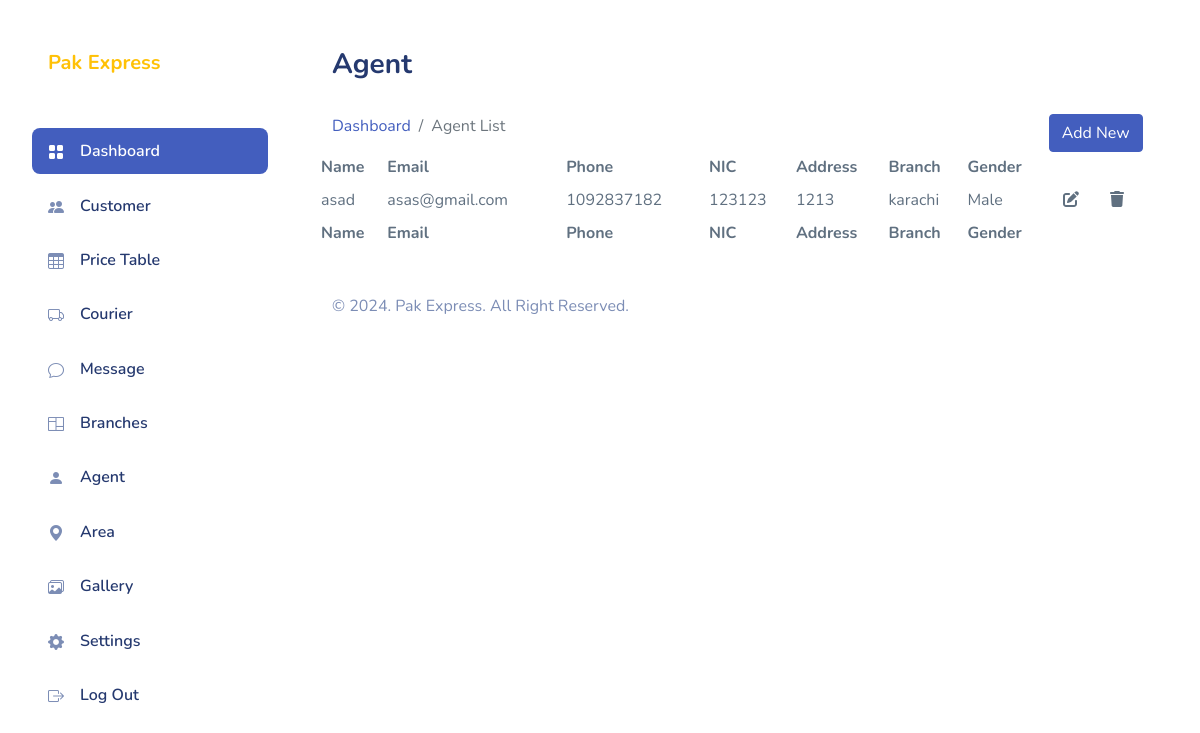
The app's page /Admin/agent.php (signed in) with its own data.
### tables this page shows
CREATE TABLE `employee` (
  `emp_id` int(11) NOT NULL,
  `name` varchar(255) NOT NULL,
  `email` varchar(255) NOT NULL,
  `phone` varchar(255) NOT NULL,
  `nic` varchar(255) NOT NULL,
  `address` varchar(255) NOT NULL,
  `gender` int(2) NOT NULL,
  `password` varchar(255) NOT NULL,
  `is_deleted` int(2) NOT NULL,
  `branch_id` int(255) NOT NULL
);

CREATE TABLE `branch` (
  `branch_id` int(11) NOT NULL,
  `branch_name` varchar(255) NOT NULL,
  `is_deleted` int(255) NOT NULL
);

### server/inc/get.php (called while the page is built, shortened)
<?php
function getAllemployee()
{
    include 'connection.php';
    $q1 = "SELECT * FROM employee WHERE is_deleted = 0 AND email != 'admin'";
    return mysqli_query($con, $q1);
}
function getBranchByID($branch_id)
{
    include 'connection.php';
    $q1 = "SELECT * FROM branch WHERE is_deleted = 0 AND branch_id = '$branch_id'";
    return mysqli_query($con, $q1);
}

### Admin/agent.php (the view, shortened to what this page needs)
<!DOCTYPE html>
<html lang="en">
<?php include 'pages/head.php'; ?>
<body>
    <div id="app">
        <div id="sidebar" class="active">
            <div class="sidebar-wrapper active">
                <div class="sidebar-header">
                    <div class="d-flex justify-content-between mt-0 px-2">
                        <h1 class="mb-0"><a href="index.php" class="text-warning h5 mb-0 px-2 ">Pak Express </a></h1>
                    </div>
                </div>
                <div class="sidebar-menu">
                    <ul class="menu">
                        <li class="sidebar-item active ">
                            <a href="index.php" class='sidebar-link'>
                                <i class="bi bi-grid-fill"></i>
                                <span>Dashboard</span>
                            </a>
                        </li>
                        <li class="sidebar-item ">
                            <a href="customer.php" class='sidebar-link'>
                                <i class="bi bi-people-fill"></i>
                                <span>Customer</span>
                            </a>
                        </li>
                        <li class="sidebar-item">
                            <a href="price.php" class='sidebar-link'>
                                <i class="bi bi-table"></i>
                                <span>Price Table</span>
                            </a>
                        </li>
                        <li class="sidebar-item">
                            <a href="courier.php" class='sidebar-link'>
                                <i class="bi bi-truck"></i>
                                <span>Courier</span>
                            </a>
                        </li>
                        <li class="sidebar-item">
                            <a href="message.php" class='sidebar-link'>
                                <i class="bi bi-chat"></i>
                                <span>Message</span>
                            </a>
                        </li>
                        <?php if (isset($_SESSION['admin']) && $_SESSION['admin'] == 'admin') : ?>
                            <li class="sidebar-item">
                                <a href="branch.php" class='sidebar-link'>
                                    <i class="bi bi-columns"></i>
                                    <span>Branches</span>
                                </a>
                            </li>
                        <?php endif; ?>
                        <li class="sidebar-item">
                            <a href="agent.php" class='sidebar-link'>
                                <i class="bi bi-person-fill"></i>
                                <span>Agent </span>
                            </a>
                        </li>
                        <?php if (isset($_SESSION['admin']) && $_SESSION['admin'] == 'admin') : ?>
                            <li class="sidebar-item">
                                <a href="area.php" class='sidebar-link'>
                                    <i class="bi bi-geo-alt-fill"></i>
                                    <span>Area</span>
                                </a>
                            </li>
                            <li class="sidebar-item">
                                <a href="gallery.php" class='sidebar-link'>
                                    <i class="bi bi-images"></i>
                                    <span>Gallery</span>
                                </a>
                            </li>
                        <?php endif; ?>
                        <li class="sidebar-item">
                            <a href="settings.php" class='sidebar-link'>
                                <i class="bi bi-gear-fill"></i>
                                <span>Settings</span>
                            </a>
                        </li>
                        <li class="sidebar-item">
                            <a href="logout.php" class='sidebar-link'>
                                <i class="bi bi-box-arrow-right"></i>
                                <span>Log Out</span>
                            </a>
                        </li>
                    </ul>
                </div>
            </div>
        </div>
        <div id="main">
            <div class="page-heading">
                <h3>Agent</h3>
            </div>
            <div class="row">
                <div class="col-lg-10">
                    <nav aria-label="breadcrumb">
                        <ol class="breadcrumb">
                            <li class="breadcrumb-item"><a href="index.php">Dashboard</a></li>
                            <li class="breadcrumb-item active" aria-current="page">Agent List</li>
                        </ol>
                    </nav>
                </div>
                <?php if (isset($_SESSION['admin']) && $_SESSION['admin'] == 'admin') : ?>
                    <div class="col-lg-2">
                        <button class="btn btn-primary" data-bs-toggle="modal" data-bs-target="#EmployeeModal"> Add
                            New</button>
                    </div>
                <?php endif; ?>
            </div>
            <div class="page-content">
                <section class="row">
                    <div class="col-12 col-lg-12">
                        <div class="row">
                            <table id="datatablesSimple">
                                <thead>
                                    <tr>
                                        <th>Name</th>
                                        <th>Email</th>
                                        <th>Phone</th>
                                        <th>NIC</th>
                                        <th>Address</th>
                                        <th>Branch</th>
                                        <th>Gender</th>
                                    </tr>
                                </thead>
                                <tfoot>
                                    <tr>
                                        <th>Name</th>
                                        <th>Email</th>
                                        <th>Phone</th>
                                        <th>NIC</th>
                                        <th>Address</th>
                                        <th>Branch</th>
                                        <th>Gender</th>
                                    </tr>
                                </tfoot>
                                <tbody>
                                    <?php
                                    if ($_SESSION['admin'] != 'admin') {
                                        $getall = getemployeeByEmail($_SESSION['admin']);
                                    } else {
                                        $getall = getAllemployee();
                                    }
                                    while ($row = mysqli_fetch_assoc($getall)) {
                                        $emp_id = $row['emp_id'];
                                    ?>
                                        <tr>
                                            <td>
                                                <?php echo $row['name']; ?>
                                            </td>
                                            <td>
                                                <?php echo $row['email']; ?>
                                            </td>
                                            <td>
                                                <?php echo $row['phone']; ?>
                                            </td>
                                            <td>
                                                <?php echo $row['nic']; ?>
                                            </td>
                                            <td>
                                                <?php echo $row['address']; ?>
                                            </td>
                                            <td>
                                                <?php $getCat =  getBranchByID($row['branch_id']);
                                                if ($row4 = mysqli_fetch_assoc($getCat)) {
                                                    echo $row4['branch_name'];
                                                } ?>
                                            </td>
                                            <td>
                                                <?php if ($row['gender'] == "1") {
                                                    echo "Male";
                                                } else {
                                                    echo "Female";
                                                } ?>
                                            </td>
                                            <td> <a href="empolyee_edit.php?emp_id=<?php echo $emp_id; ?>" class="btn btn-darkblue"> <i class="fa-solid fa-edit"></i>
                                                </a>
                                                <?php if (isset($_SESSION['admin']) && $_SESSION['admin'] == 'admin') : ?>
                                                    <button type="button" onclick="deleteData(<?php echo $row['emp_id']; ?>,'employee', 'emp_id')" class="btn btn-darkblue"> <i class="fa-solid fa-trash"></i>
                                                    </button>
                                                <?php endif; ?>
                                            </td>
                                        </tr>
                                    <?php } ?>
                                </tbody>
                            </table>
                        </div>
                    </div>
                </section>
            </div>
            <?php include 'pages/footer.php'; ?>
        </div>
    </div>
</body>
</html>

### Admin/assets/css/app.css (style rules this page uses)
.btn i,.btn svg { width:16px;height:16px }
.btn.btn-danger,.btn.btn-info,.btn.btn-primary,.btn.btn-secondary,.btn.btn-success,.btn.btn-warning { color:#fff }
#sidebar.active .sidebar-wrapper { left:0 }
.sidebar-wrapper { width:300px;height:100vh;position:fixed;top:0;z-index:10;overflow-y:auto;background-color:#fff;bottom:0;transition:left .5s ease-out }
.sidebar-wrapper .sidebar-header { padding:2rem 2rem 1rem;font-size:2rem;font-weight:700 }
.sidebar-wrapper .menu { margin-top:2rem;padding:0 2rem;font-weight:600 }
.sidebar-wrapper .menu .sidebar-link { display:block;padding:.7rem 1rem;font-size:1rem;display:flex;align-items:center;border-radius:.5rem;transition:all .5s;text-decoration:none;color:#25396f }
.sidebar-wrapper .menu .sidebar-link i,.sidebar-wrapper .menu .sidebar-link svg { color:#7c8db5 }
.sidebar-wrapper .menu .sidebar-link span { margin-left:1rem }
.sidebar-wrapper .menu .sidebar-item { list-style:none;margin-top:.5rem;position:relative }
.sidebar-wrapper .menu .sidebar-item.active .sidebar-link { background-color:#435ebe }
.sidebar-wrapper .menu .sidebar-item.active .sidebar-link span { color:#fff }
.sidebar-wrapper .menu .sidebar-item.active .sidebar-link i,.sidebar-wrapper .menu .sidebar-item.active .sidebar-link svg { fill:#fff;color:#fff }
.bi { width:1rem;height:1rem }
#main { margin-left:300px;padding:2rem }
.page-heading { margin:0 0 2rem }
.page-heading h3 { font-weight:700 }
a { text-decoration:none }

### Admin/pages/head.php (style rules this page uses)
body { background-color: #ffffff; }

### records on screen
employee: name "asad", email "asas@gmail.com", phone "1092837182", nic "123123", address "1213", branch.branch_name "karachi", gender "Male"
